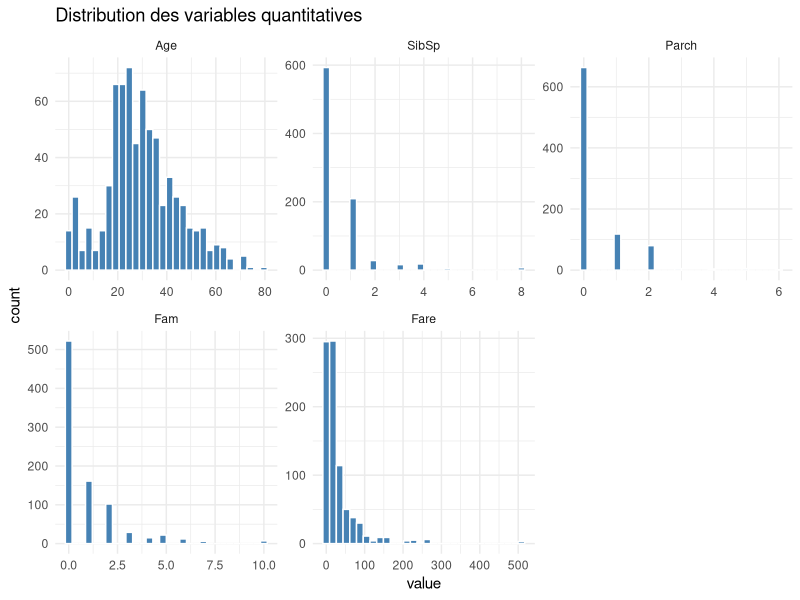
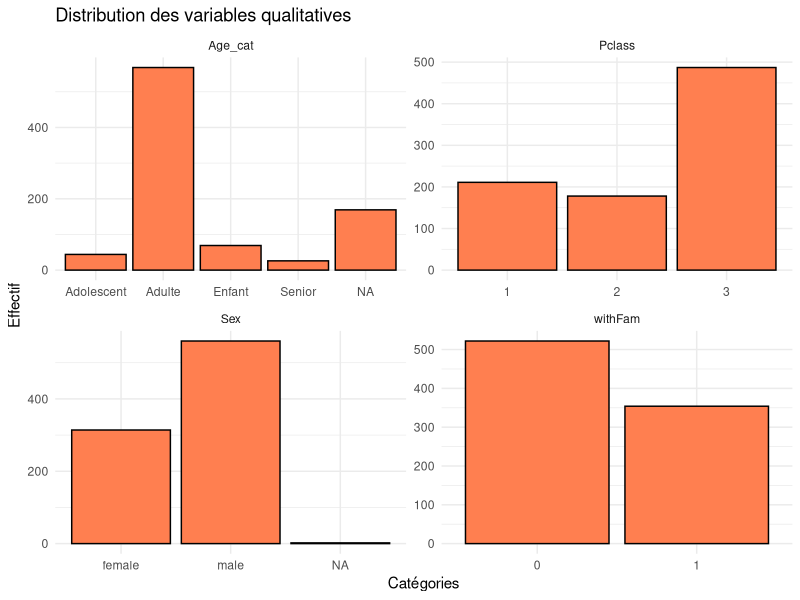
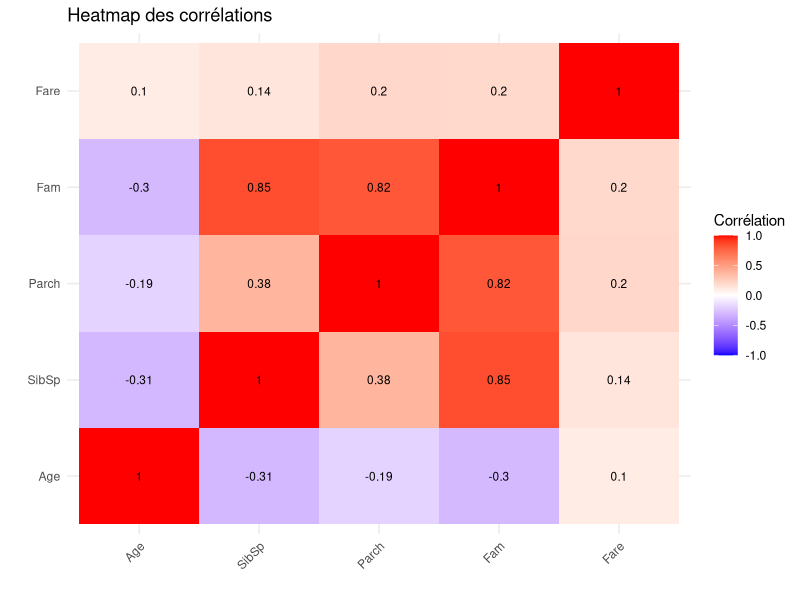
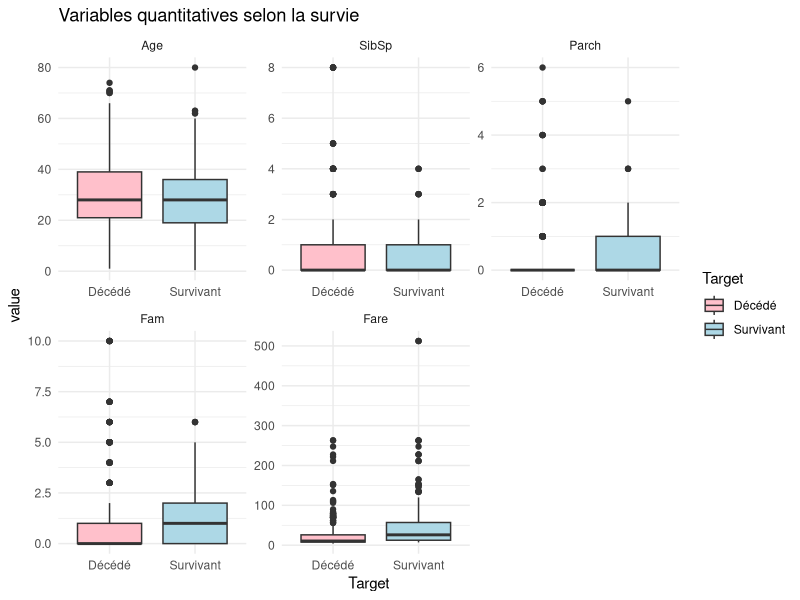
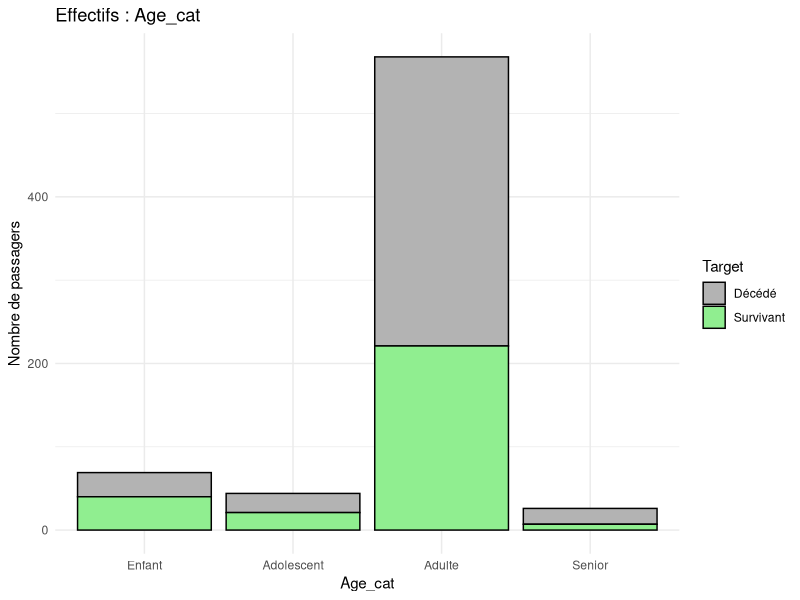
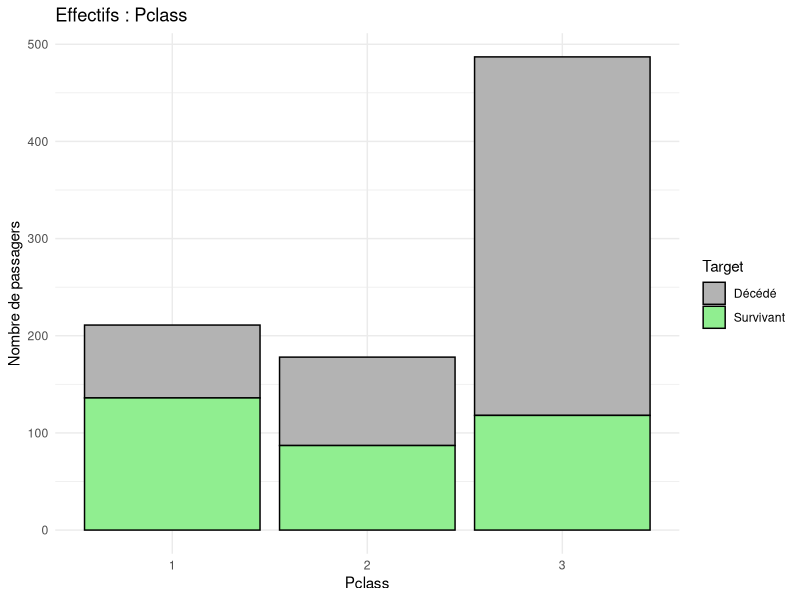
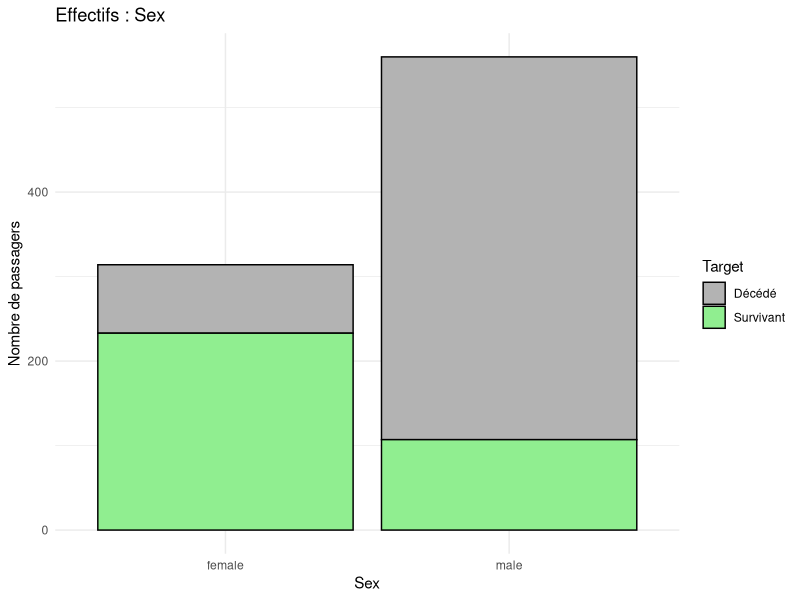
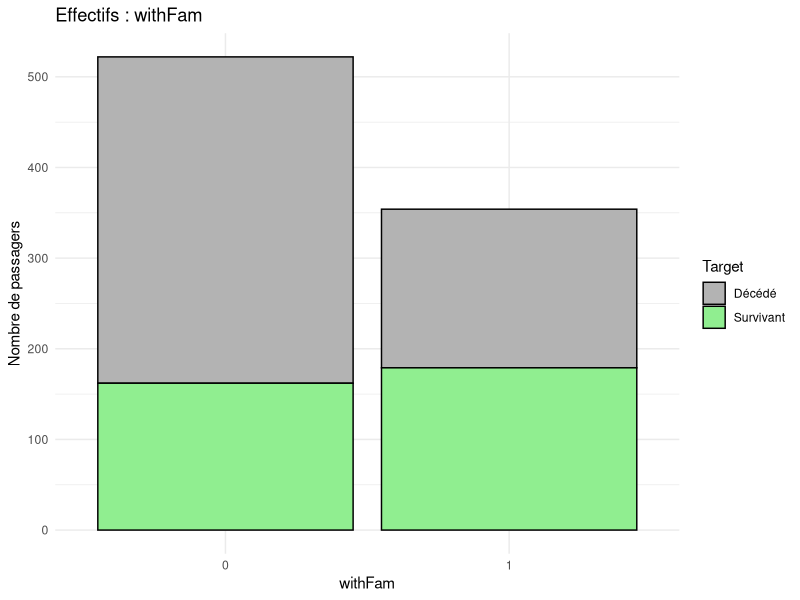

These figures' R source, in order:
## ---- chunk 1
# Global chunk options for cleaner output
knitr::opts_chunk$set(echo = TRUE, warning = FALSE, message = FALSE, fig.align = "center")

# Chargement des librairies nécessaires pour tout le document
library(dplyr)
library(ggplot2)
library(reshape2)
library(gridExtra)

## ---- chunk 2
# Chargement du fichier
data = read.csv("../titanic.csv", stringsAsFactors = FALSE)

## ---- chunk 3
dim(data)

## ---- chunk 4
colnames(data)

## ---- chunk 5
str(data)

## ---- chunk 6
# Conversion en facteur avec des labels explicites pour les graphiques
target = factor(data$Survived, labels = c("Décédé", "Survivant"))

# Mise à jour dans le dataframe principal pour cohérence
data$Survived = as.factor(data$Survived)

## ---- chunk 7
data$Fam = data$Parch + data$SibSp

## ---- chunk 8
data$withFam = as.factor(ifelse(data$Fam > 0, 1, 0))

## ---- chunk 9
# Gestion des valeurs manquantes pour le max (si NA présents)
max_age = max(data$Age, na.rm = TRUE)

data$Age_cat = cut(data$Age, 
                   breaks = c(0, 13, 18, 60, max_age + 1), 
                   labels = c("Enfant", "Adolescent", "Adulte", "Senior"),
                   right = FALSE)

## ---- chunk 10
data$Pclass = as.factor(data$Pclass)
data$Sex    = as.factor(data$Sex)
if("Embarked" %in% colnames(data)) data$Embarked = as.factor(data$Embarked)

## ---- chunk 11
qualitative_vars  = data %>% select(Age_cat, Pclass, Sex, withFam)
quantitative_vars = data %>% select(Age, SibSp, Parch, Fam, Fare)

## ---- chunk 12
summary(quantitative_vars)

## ---- chunk 13
summary(qualitative_vars)

## ---- chunk 14
# Correction des niveaux vides potentiels
# Exemple générique si des vides existent
for(col in names(qualitative_vars)) {
    levels(qualitative_vars[[col]])[levels(qualitative_vars[[col]]) == ""] <- NA
}
summary(qualitative_vars)

## ---- chunk 15
summary(target)
prop.table(table(target))

## ---- chunk 16
# Utilisation de ggplot2 avec pivot_longer pour un code plus propre sans boucle
quant_long = melt(quantitative_vars)

ggplot(quant_long, aes(x = value)) +
  geom_histogram(bins = 30, fill = "steelblue", color = "white") +
  facet_wrap(~variable, scales = "free") +
  theme_minimal() +
  labs(title = "Distribution des variables quantitatives")

## ---- chunk 17
qual_long = melt(qualitative_vars, id.vars = NULL)

ggplot(qual_long, aes(x = value)) +
  geom_bar(fill = "coral", color = "black") +
  facet_wrap(~variable, scales = "free") +
  theme_minimal() +
  labs(title = "Distribution des variables qualitatives", x = "Catégories", y = "Effectif")

## ---- chunk 18
cor_mat = cor(quantitative_vars, use = "complete.obs")
melted_cor_mat = melt(cor_mat)

ggplot(data = melted_cor_mat, aes(x = Var1, y = Var2, fill = value)) + 
  geom_tile() + 
  scale_fill_gradient2(low = "blue", mid = "white", high = "red", limit = c(-1,1)) +
  geom_text(aes(label = round(value, 2)), size = 3) +
  labs(title = "Heatmap des corrélations", x = "", y = "", fill = "Corrélation") +
  theme_minimal() +
  theme(axis.text.x = element_text(angle = 45, hjust = 1))

## ---- chunk 19
# Création d'un dataframe temporaire pour la visualisation
plot_data = cbind(quantitative_vars, Target = target)
plot_data_long = melt(plot_data, id.vars = "Target")

ggplot(plot_data_long, aes(x = Target, y = value, fill = Target)) +
  geom_boxplot() +
  facet_wrap(~variable, scales = "free") +
  scale_fill_manual(values = c("pink", "lightblue")) +
  theme_minimal() +
  labs(title = "Variables quantitatives selon la survie")

## ---- chunk 20
for(col in names(qualitative_vars)){
  p = ggplot(data = data.frame(var = qualitative_vars[[col]], Target = target) %>% na.omit(), 
             aes(x = var, fill = Target)) +
      geom_bar(position = "stack", color = "black") +
      scale_fill_manual(values = c("gray70", "lightgreen")) +
      theme_minimal() +
      labs(title = paste("Effectifs :", col), x = col, y = "Nombre de passagers")
  print(p)
}

## ---- chunk 21
for(col in names(qualitative_vars)){
  p = ggplot(data = data.frame(var = qualitative_vars[[col]], Target = target) %>% na.omit(), 
             aes(x = var, fill = Target)) +
      geom_bar(position = "fill", color = "black") +
      scale_fill_manual(values = c("gray70", "lightgreen")) +
      theme_minimal() +
      geom_hline(yintercept = 0.38, linetype="dashed", color="red") + # Taux moyen de survie
      labs(title = paste("Proportion :", col), x = col, y = "Proportion")
  print(p)
}

## ---- chunk 22
# Calcul pour toutes les variables d'un coup
colSums(is.na(data))

## ---- chunk 23
write.csv(data, file = "titanic_pre_processed.csv", row.names = FALSE)
write.csv(target, file = "titanic_pre_processed_target.csv", row.names = FALSE)
write.csv(x = quantitative_vars, file = "titanic_pre_processed_quantitative_vars.csv", 
          row.names = FALSE)
write.csv(x = qualitative_vars, file = "titanic_pre_processed_qualitative_vars.csv", 
          row.names = FALSE)
